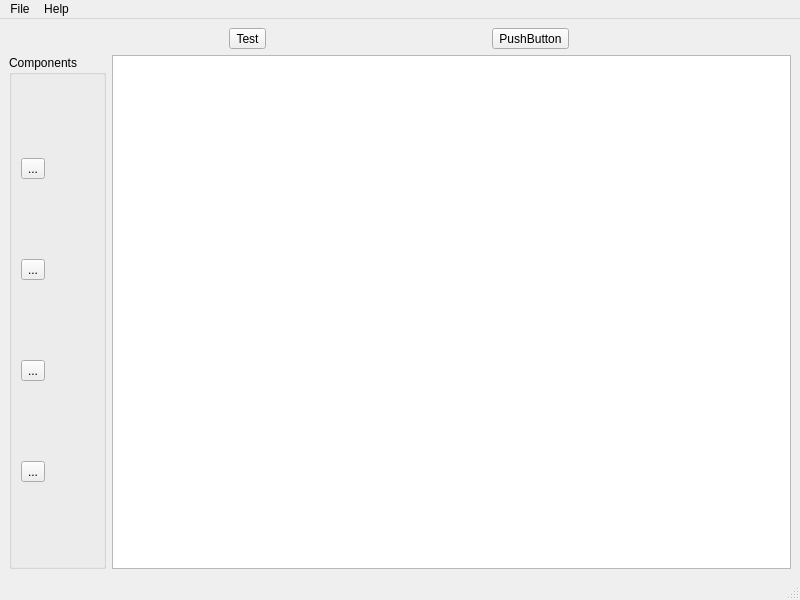
<?xml version="1.0" encoding="UTF-8"?>
<ui version="4.0">
 <class>MainWindow</class>
 <widget class="QMainWindow" name="MainWindow">
  <property name="geometry">
   <rect>
    <x>0</x>
    <y>0</y>
    <width>800</width>
    <height>600</height>
   </rect>
  </property>
  <property name="windowTitle">
   <string>MainWindow</string>
  </property>
  <widget class="QWidget" name="centralwidget">
   <layout class="QVBoxLayout" name="verticalLayout_2">
    <item>
     <layout class="QHBoxLayout" name="horizontalLayout_3">
      <item>
       <widget class="QToolButton" name="toolButton">
        <property name="text">
         <string>Test</string>
        </property>
        <property name="icon">
         <iconset>
          <normaloff>pointer.png</normaloff>pointer.png</iconset>
        </property>
        <property name="checkable">
         <bool>false</bool>
        </property>
       </widget>
      </item>
      <item>
       <widget class="QToolButton" name="toolButton_2">
        <property name="text">
         <string>PushButton</string>
        </property>
        <property name="icon">
         <iconset>
          <normaloff>linepointer.png</normaloff>linepointer.png</iconset>
        </property>
       </widget>
      </item>
     </layout>
    </item>
    <item>
     <layout class="QHBoxLayout" name="horizontalLayout_2">
      <item>
       <widget class="QGroupBox" name="groupBox">
        <property name="maximumSize">
         <size>
          <width>100</width>
          <height>16777215</height>
         </size>
        </property>
        <property name="title">
         <string>Components</string>
        </property>
        <layout class="QVBoxLayout" name="verticalLayout">
         <item>
          <widget class="QToolButton" name="toolButton_2">
           <property name="text">
            <string>...</string>
           </property>
           <property name="icon">
            <iconset>
             <normaloff>resistor.png</normaloff>resistor.png</iconset>
           </property>
           <property name="iconSize">
            <size>
             <width>128</width>
             <height>60</height>
            </size>
           </property>
          </widget>
         </item>
         <item>
          <widget class="QToolButton" name="toolButton_3">
           <property name="text">
            <string>...</string>
           </property>
           <property name="icon">
            <iconset>
             <normaloff>bulb.png</normaloff>bulb.png</iconset>
           </property>
           <property name="iconSize">
            <size>
             <width>128</width>
             <height>64</height>
            </size>
           </property>
          </widget>
         </item>
         <item>
          <widget class="QToolButton" name="toolButton">
           <property name="text">
            <string>...</string>
           </property>
           <property name="icon">
            <iconset>
             <normaloff>capacitor.png</normaloff>capacitor.png</iconset>
           </property>
           <property name="iconSize">
            <size>
             <width>128</width>
             <height>64</height>
            </size>
           </property>
          </widget>
         </item>
         <item>
          <widget class="QToolButton" name="toolButton_4">
           <property name="text">
            <string>...</string>
           </property>
           <property name="icon">
            <iconset>
             <normaloff>battery.png</normaloff>battery.png</iconset>
           </property>
           <property name="iconSize">
            <size>
             <width>128</width>
             <height>32</height>
            </size>
           </property>
          </widget>
         </item>
        </layout>
       </widget>
      </item>
      <item>
       <widget class="QGraphicsView" name="graphicsView"/>
      </item>
     </layout>
    </item>
   </layout>
  </widget>
  <widget class="QMenuBar" name="menubar">
   <property name="geometry">
    <rect>
     <x>0</x>
     <y>0</y>
     <width>800</width>
     <height>29</height>
    </rect>
   </property>
   <widget class="QMenu" name="menuFile">
    <property name="title">
     <string>File</string>
    </property>
    <addaction name="actionSave"/>
    <addaction name="actionOpen"/>
    <addaction name="actionClose"/>
   </widget>
   <widget class="QMenu" name="menuHelp">
    <property name="title">
     <string>Help</string>
    </property>
    <addaction name="actionAbout"/>
   </widget>
   <addaction name="menuFile"/>
   <addaction name="menuHelp"/>
  </widget>
  <widget class="QStatusBar" name="statusbar"/>
  <action name="actionSave">
   <property name="text">
    <string>Save</string>
   </property>
  </action>
  <action name="actionOpen">
   <property name="text">
    <string>Open</string>
   </property>
  </action>
  <action name="actionClose">
   <property name="text">
    <string>Close</string>
   </property>
  </action>
  <action name="actionAbout">
   <property name="text">
    <string>About</string>
   </property>
  </action>
 </widget>
 <resources/>
 <connections/>
</ui>
